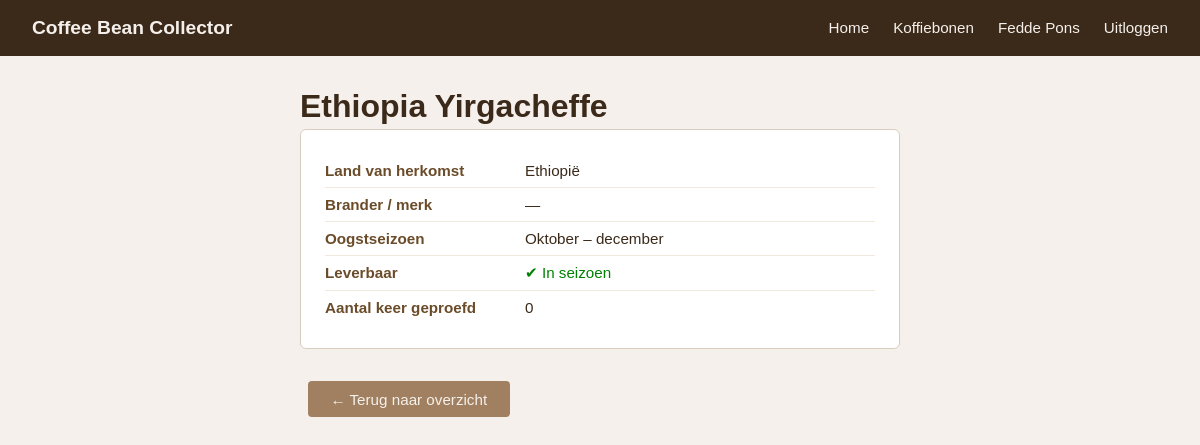
/bonen/2/ (signed in), run on the app's committed database.
### base/models.py (models this page shows, shortened)
class Bean(models.Model):
    name = models.CharField(max_length=255)
    country_of_origin = models.CharField(max_length=255)
    roaster = models.CharField(max_length=255, blank=True, default='')
    harvest_season = models.CharField(max_length=255)
    in_season = models.BooleanField(default=True)
    approved = models.BooleanField(default=False)
    approved_by = models.ForeignKey(
        User, null=True, blank=True, on_delete=models.SET_NULL, related_name='approved_beans'
    )

### base/views.py (the view)
# urls.py: path('bonen/<int:pk>/', views.bean_detail, name='bean_detail'),
def bean_detail(request, pk):
    from django.shortcuts import get_object_or_404
    from .models import Bean
    bean = get_object_or_404(Bean, pk=pk, approved=True)
    return render(request, 'base/bean_detail.html', {'bean': bean})

### base/templates/base/bean_detail.html (shortened to what this page needs)
{% extends "base.html" %}
{% block content %}
<div class="profile-container">
    <h1>{{ bean.name }}</h1>
    <div class="profile-card">
        <div class="profile-row">
            <span class="profile-label">Land van herkomst</span>
            <span class="profile-value">{{ bean.country_of_origin }}</span>
        </div>
        <div class="profile-row">
            <span class="profile-label">Brander / merk</span>
            <span class="profile-value">{{ bean.roaster|default:"—" }}</span>
        </div>
        <div class="profile-row">
            <span class="profile-label">Oogstseizoen</span>
            <span class="profile-value">{{ bean.harvest_season }}</span>
        </div>
        <div class="profile-row">
            <span class="profile-label">Leverbaar</span>
            <span class="profile-value">
                {% if bean.in_season %}
                    <span style="color: green;">✔ In seizoen</span>
                {% else %}
                    <span style="color: #c0392b;">✘ Niet leverbaar</span>
                {% endif %}
            </span>
        </div>
        <div class="profile-row">
            <span class="profile-label">Aantal keer geproefd</span>
            <span class="profile-value">0</span>
        </div>
    </div>
    <a href="{% url 'bean_list' %}" class="btn btn-secondary">← Terug naar overzicht</a>
</div>
{% endblock %}

### base/templates/base.html (shortened to what this page needs)
{% load static %}
<!DOCTYPE html>
<html lang="nl">
<head>
    <link rel="stylesheet" href="{% static 'base/css/style.css' %}">
</head>
<body>
<nav>
    <a class="brand" href="/">Coffee Bean Collector</a>
    <ul>
        <li><a href="/">Home</a></li>
        <li><a href="{% url 'bean_list' %}">Koffiebonen</a></li>
        {% if user.is_authenticated %}
            <li><a href="{% url 'profile' %}">{{ user.get_full_name|default:user.username }}</a></li>
            <li>
                <form method="post" action="{% url 'logout' %}" style="margin:0;">
                    <button type="submit" class="nav-logout-btn">Uitloggen</button>
                </form>
            </li>
        {% else %}
            <li><a href="{% url 'login' %}">Inloggen</a></li>
            <li><a href="{% url 'register' %}">Registreren</a></li>
        {% endif %}
    </ul>
</nav>
<main>
    {% block content %}
    {% endblock %}
</main>
</body>
</html>

### base/static/base/css/style.css (style rules this page uses)
* { margin: 0; padding: 0; box-sizing: border-box; }
body { font-family: Arial, sans-serif; background-color: #f5f0eb; color: #3b2a1a; }
nav { background-color: #3b2a1a; padding: 0 2rem; display: flex; align-items: center; justify-content: space-between; height: 56px; }
nav .brand { color: #f5f0eb; font-size: 1.2rem; font-weight: bold; text-decoration: none; }
nav ul { list-style: none; display: flex; gap: 1.5rem; }
nav ul li a { color: #f5f0eb; text-decoration: none; font-size: 0.95rem; }
main { max-width: 1100px; margin: 2rem auto; padding: 0 1.5rem; }
.nav-logout-btn { background: none; border: none; color: #f5f0eb; font-size: 0.95rem; cursor: pointer; padding: 0; font-family: inherit; }
.btn { display: inline-block; margin-top: 0.5rem; padding: 0.6rem 1.4rem; background-color: #3b2a1a; color: #f5f0eb; border: none; border-radius: 4px; font-size: 0.95rem; cursor: pointer; text-decoration: none; }
.btn-secondary { background-color: #a08060; margin-left: 0.5rem; }
.profile-container { max-width: 600px; margin: 0 auto; }
.profile-container h1 { margin-bottom: 0.25rem; }
.profile-card { background-color: #fff; border: 1px solid #d9cdbf; border-radius: 6px; padding: 1.5rem; margin-bottom: 1.5rem; }
.profile-row { display: flex; padding: 0.5rem 0; border-bottom: 1px solid #f0e8dc; font-size: 0.95rem; }
.profile-row:last-child { border-bottom: none; }
.profile-label { font-weight: bold; width: 200px; flex-shrink: 0; color: #6b4c2a; }

### data on the page
Bean: name "Ethiopia Yirgacheffe", country_of_origin "Ethiopië", roaster "—", harvest_season "Oktober – december"

### other printed values
{{ user.get_full_name|default:user.username }} "Fedde Pons"
